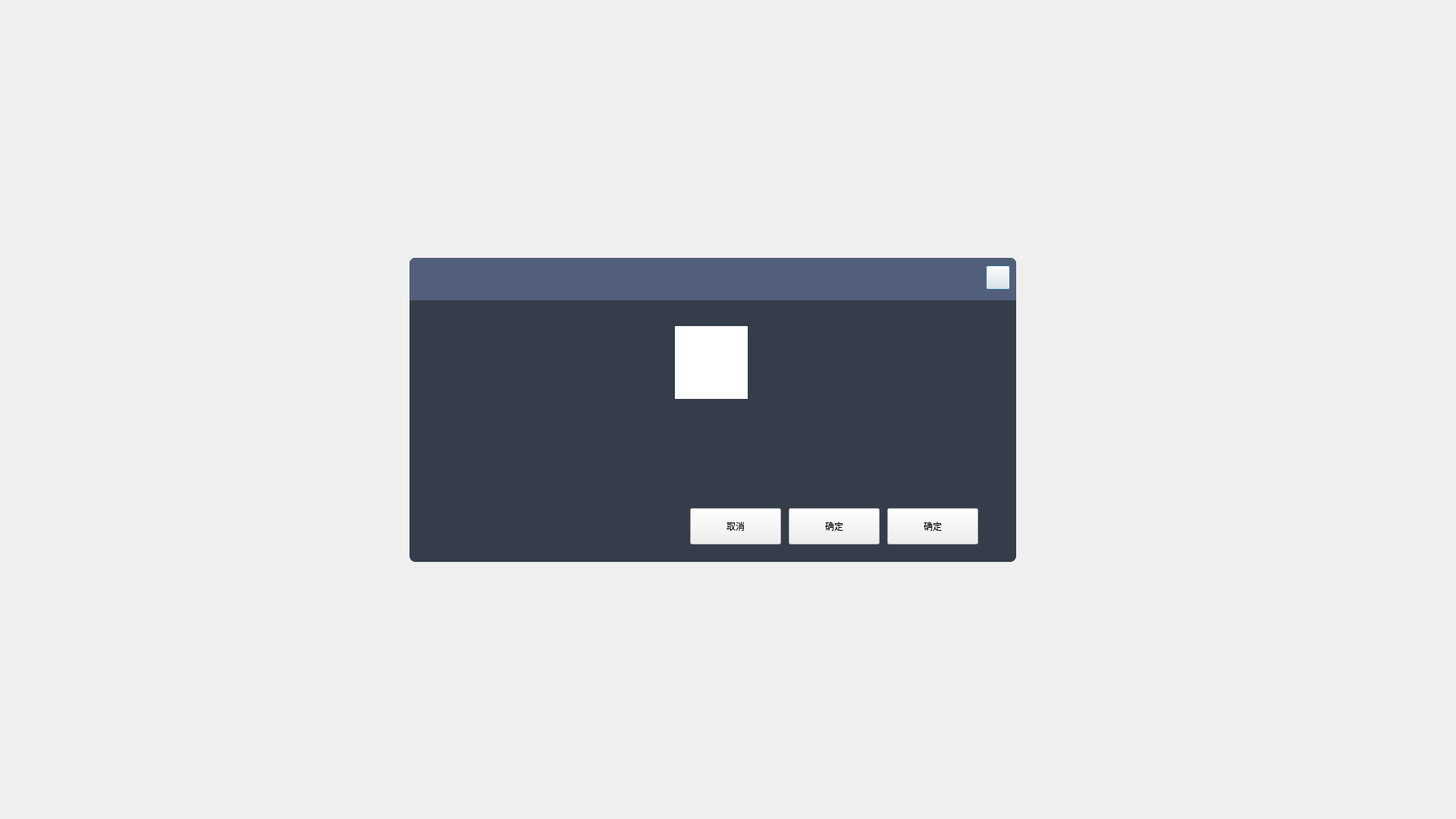
<?xml version="1.0" encoding="UTF-8"?>
<ui version="4.0">
 <class>qGLMessageDialog</class>
 <widget class="QDialog" name="qGLMessageDialog">
  <property name="enabled">
   <bool>true</bool>
  </property>
  <property name="geometry">
   <rect>
    <x>0</x>
    <y>0</y>
    <width>1920</width>
    <height>1080</height>
   </rect>
  </property>
  <property name="windowTitle">
   <string>Dialog</string>
  </property>
  <widget class="QWidget" name="widgetNewAna" native="true">
   <property name="geometry">
    <rect>
     <x>585</x>
     <y>560</y>
     <width>711</width>
     <height>88</height>
    </rect>
   </property>
   <property name="styleSheet">
    <string notr="true">background-color:transparent;color: rgba(255,255,255,0.85);</string>
   </property>
   <widget class="QLabel" name="lblAdditionalMsg">
    <property name="geometry">
     <rect>
      <x>0</x>
      <y>0</y>
      <width>711</width>
      <height>88</height>
     </rect>
    </property>
    <property name="font">
     <font>
      <family>黑体</family>
      <pointsize>12</pointsize>
     </font>
    </property>
    <property name="text">
     <string/>
    </property>
    <property name="alignment">
     <set>Qt::AlignCenter</set>
    </property>
   </widget>
   <widget class="QTextBrowser" name="lblMainMsg">
    <property name="geometry">
     <rect>
      <x>0</x>
      <y>0</y>
      <width>711</width>
      <height>88</height>
     </rect>
    </property>
    <property name="sizeAdjustPolicy">
     <enum>QAbstractScrollArea::AdjustToContentsOnFirstShow</enum>
    </property>
    <property name="autoFormatting">
     <set>QTextEdit::AutoAll</set>
    </property>
    <property name="html">
     <string>&lt;!DOCTYPE HTML PUBLIC &quot;-//W3C//DTD HTML 4.0//EN&quot; &quot;http://www.w3.org/TR/REC-html40/strict.dtd&quot;&gt;
&lt;html&gt;&lt;head&gt;&lt;meta name=&quot;qrichtext&quot; content=&quot;1&quot; /&gt;&lt;style type=&quot;text/css&quot;&gt;
p, li { white-space: pre-wrap; }
&lt;/style&gt;&lt;/head&gt;&lt;body style=&quot; font-family:'SimSun'; font-size:9pt; font-weight:400; font-style:normal;&quot;&gt;
&lt;p align=&quot;center&quot; style=&quot;-qt-paragraph-type:empty; margin-top:0px; margin-bottom:0px; margin-left:0px; margin-right:0px; -qt-block-indent:0; text-indent:0px;&quot;&gt;&lt;br /&gt;&lt;/p&gt;&lt;/body&gt;&lt;/html&gt;</string>
    </property>
    <property name="textInteractionFlags">
     <set>Qt::LinksAccessibleByKeyboard|Qt::LinksAccessibleByMouse</set>
    </property>
   </widget>
   <widget class="QLabel" name="lblMsgWithoutIcon">
    <property name="geometry">
     <rect>
      <x>0</x>
      <y>0</y>
      <width>711</width>
      <height>88</height>
     </rect>
    </property>
    <property name="font">
     <font>
      <pointsize>24</pointsize>
     </font>
    </property>
    <property name="text">
     <string/>
    </property>
    <property name="alignment">
     <set>Qt::AlignLeading|Qt::AlignLeft|Qt::AlignTop</set>
    </property>
    <property name="wordWrap">
     <bool>true</bool>
    </property>
   </widget>
  </widget>
  <widget class="QLabel" name="lblTitle">
   <property name="geometry">
    <rect>
     <x>540</x>
     <y>340</y>
     <width>800</width>
     <height>56</height>
    </rect>
   </property>
   <property name="styleSheet">
    <string notr="true">background: #525F7B;
border-radius: 8px 8px 0px 0px;</string>
   </property>
   <property name="text">
    <string/>
   </property>
  </widget>
  <widget class="QLabel" name="lblBg">
   <property name="geometry">
    <rect>
     <x>540</x>
     <y>340</y>
     <width>800</width>
     <height>56</height>
    </rect>
   </property>
   <property name="styleSheet">
    <string notr="true">background: #525F7B;
    color: rgba(255,255,255,0.85);
border-top-left-radius: 8px;
border-top-right-radius: 8px;</string>
   </property>
   <property name="text">
    <string/>
   </property>
  </widget>
  <widget class="QLabel" name="label">
   <property name="geometry">
    <rect>
     <x>540</x>
     <y>340</y>
     <width>800</width>
     <height>401</height>
    </rect>
   </property>
   <property name="minimumSize">
    <size>
     <width>800</width>
     <height>401</height>
    </size>
   </property>
   <property name="styleSheet">
    <string notr="true">background: #363D4A;
color: rgba(255,255,255,0.85);
border-radius: 8px 8px 8px 8px;
border-top-right-radius: 8px;</string>
   </property>
   <property name="text">
    <string/>
   </property>
  </widget>
  <widget class="QLabel" name="lblIcon">
   <property name="geometry">
    <rect>
     <x>890</x>
     <y>430</y>
     <width>96</width>
     <height>96</height>
    </rect>
   </property>
   <property name="styleSheet">
    <string notr="true">background: #FFFFFF;</string>
   </property>
   <property name="text">
    <string/>
   </property>
  </widget>
  <widget class="QPushButton" name="pBtnClose">
   <property name="geometry">
    <rect>
     <x>1300</x>
     <y>350</y>
     <width>32</width>
     <height>32</height>
    </rect>
   </property>
   <property name="text">
    <string/>
   </property>
  </widget>
  <widget class="QPushButton" name="pBtnOK">
   <property name="geometry">
    <rect>
     <x>1170</x>
     <y>670</y>
     <width>120</width>
     <height>48</height>
    </rect>
   </property>
   <property name="minimumSize">
    <size>
     <width>120</width>
     <height>48</height>
    </size>
   </property>
   <property name="maximumSize">
    <size>
     <width>120</width>
     <height>48</height>
    </size>
   </property>
   <property name="text">
    <string>确定</string>
   </property>
  </widget>
  <widget class="QPushButton" name="pBtnOK2">
   <property name="geometry">
    <rect>
     <x>1040</x>
     <y>670</y>
     <width>120</width>
     <height>48</height>
    </rect>
   </property>
   <property name="minimumSize">
    <size>
     <width>120</width>
     <height>48</height>
    </size>
   </property>
   <property name="maximumSize">
    <size>
     <width>120</width>
     <height>48</height>
    </size>
   </property>
   <property name="text">
    <string>确定</string>
   </property>
  </widget>
  <widget class="QPushButton" name="pBtnCancel">
   <property name="geometry">
    <rect>
     <x>910</x>
     <y>670</y>
     <width>120</width>
     <height>48</height>
    </rect>
   </property>
   <property name="sizePolicy">
    <sizepolicy hsizetype="Fixed" vsizetype="Fixed">
     <horstretch>0</horstretch>
     <verstretch>0</verstretch>
    </sizepolicy>
   </property>
   <property name="minimumSize">
    <size>
     <width>120</width>
     <height>48</height>
    </size>
   </property>
   <property name="maximumSize">
    <size>
     <width>120</width>
     <height>48</height>
    </size>
   </property>
   <property name="text">
    <string>取消</string>
   </property>
  </widget>
  <zorder>label</zorder>
  <zorder>widgetNewAna</zorder>
  <zorder>lblTitle</zorder>
  <zorder>lblBg</zorder>
  <zorder>lblIcon</zorder>
  <zorder>pBtnOK</zorder>
  <zorder>pBtnOK2</zorder>
  <zorder>pBtnCancel</zorder>
  <zorder>pBtnClose</zorder>
 </widget>
 <resources/>
 <connections/>
</ui>
